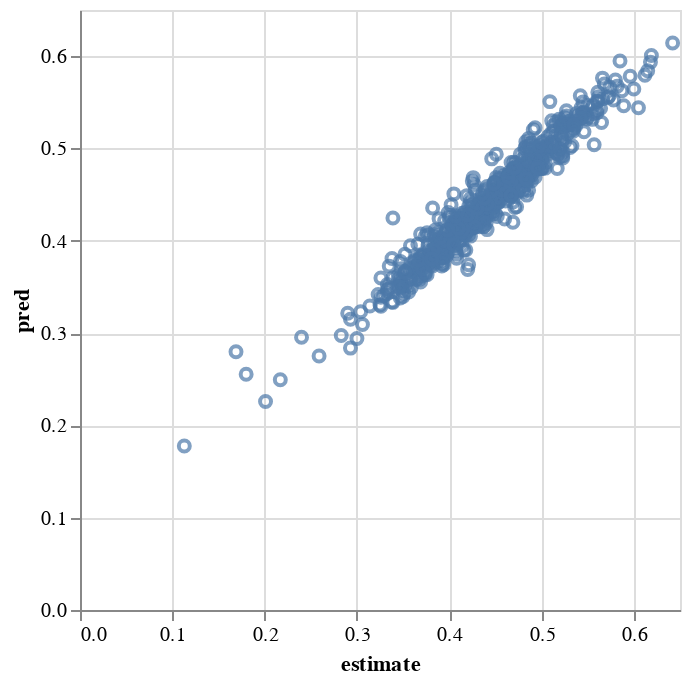

Notebook code cell kept with this figure:
### Code cell
# post hoc (but OOB) comparison of end-of-season predictions
alt.Chart(
    data.with_columns(pred=rf.oob_prediction_).filter(pl.col("t") == 0)
).mark_point().encode(alt.X("estimate"), alt.Y("pred"))

### Figure 1 — Vega-Lite specification as saved in the notebook (floating-point values rounded to 4 significant figures; data arrays with more than 128 entries replaced by an {"elided": "..."} marker saying what was removed)
{"config": {"view": {"continuousWidth": 300, "continuousHeight": 300}}, "data": {"name": "data-978bb7b0eef961aa70691701ac06a5ad"}, "mark": {"type": "point"}, "encoding": {"x": {"field": "estimate", "type": "quantitative"}, "y": {"field": "pred", "type": "quantitative"}}, "$schema": "https://vega.github.io/schema/vega-lite/v5.20.1.json", "datasets": {"data-978bb7b0eef961aa70691701ac06a5ad": {"elided": "672 records"}}}
